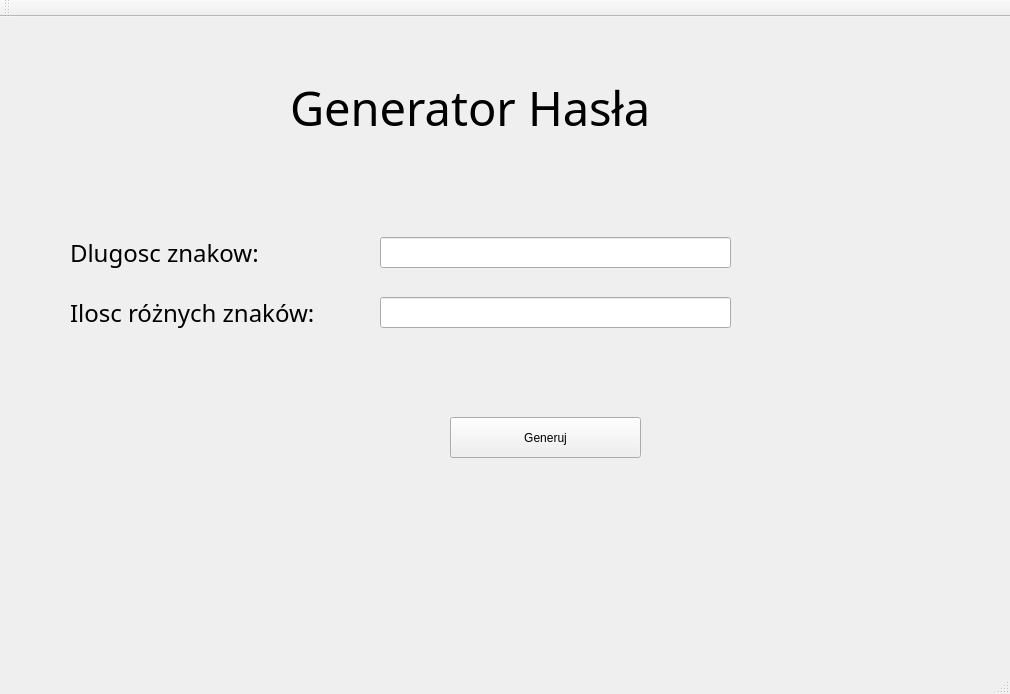
<?xml version="1.0" encoding="UTF-8"?>
<ui version="4.0">
 <class>GeneratePasswordClass</class>
 <widget class="QMainWindow" name="GeneratePasswordClass">
  <property name="geometry">
   <rect>
    <x>0</x>
    <y>0</y>
    <width>1010</width>
    <height>694</height>
   </rect>
  </property>
  <property name="windowTitle">
   <string>GeneratePassowrd</string>
  </property>
  <widget class="QWidget" name="centralWidget">
   <widget class="QLabel" name="label">
    <property name="geometry">
     <rect>
      <x>290</x>
      <y>30</y>
      <width>481</width>
      <height>121</height>
     </rect>
    </property>
    <property name="font">
     <font>
      <family>Arial Black</family>
      <pointsize>35</pointsize>
     </font>
    </property>
    <property name="text">
     <string>Generator Hasła</string>
    </property>
   </widget>
   <widget class="QLabel" name="label_2">
    <property name="geometry">
     <rect>
      <x>70</x>
      <y>210</y>
      <width>531</width>
      <height>51</height>
     </rect>
    </property>
    <property name="font">
     <font>
      <family>Arial Black</family>
      <pointsize>18</pointsize>
     </font>
    </property>
    <property name="text">
     <string>Dlugosc znakow:</string>
    </property>
   </widget>
   <widget class="QLabel" name="label_4">
    <property name="geometry">
     <rect>
      <x>70</x>
      <y>270</y>
      <width>311</width>
      <height>51</height>
     </rect>
    </property>
    <property name="font">
     <font>
      <family>Arial Black</family>
      <pointsize>18</pointsize>
     </font>
    </property>
    <property name="text">
     <string>Ilosc różnych znaków:</string>
    </property>
   </widget>
   <widget class="QLineEdit" name="lineEdit_length">
    <property name="geometry">
     <rect>
      <x>380</x>
      <y>220</y>
      <width>351</width>
      <height>31</height>
     </rect>
    </property>
   </widget>
   <widget class="QLineEdit" name="lineEdit_distinct">
    <property name="geometry">
     <rect>
      <x>380</x>
      <y>280</y>
      <width>351</width>
      <height>31</height>
     </rect>
    </property>
   </widget>
   <widget class="QPushButton" name="gen_button">
    <property name="geometry">
     <rect>
      <x>450</x>
      <y>400</y>
      <width>191</width>
      <height>41</height>
     </rect>
    </property>
    <property name="text">
     <string>Generuj</string>
    </property>
   </widget>
  </widget>
  <widget class="QMenuBar" name="menuBar">
   <property name="geometry">
    <rect>
     <x>0</x>
     <y>0</y>
     <width>1010</width>
     <height>21</height>
    </rect>
   </property>
  </widget>
  <widget class="QToolBar" name="mainToolBar">
   <attribute name="toolBarArea">
    <enum>TopToolBarArea</enum>
   </attribute>
   <attribute name="toolBarBreak">
    <bool>false</bool>
   </attribute>
  </widget>
  <widget class="QStatusBar" name="statusBar"/>
 </widget>
 <layoutdefault spacing="6" margin="11"/>
 <resources/>
 <connections>
  <connection>
   <sender>gen_button</sender>
   <signal>clicked()</signal>
   <receiver>GeneratePasswordClass</receiver>
   <slot>generate_passwor()</slot>
   <hints>
    <hint type="sourcelabel">
     <x>545</x>
     <y>458</y>
    </hint>
    <hint type="destinationlabel">
     <x>504</x>
     <y>346</y>
    </hint>
   </hints>
  </connection>
 </connections>
 <slots>
  <slot>generate_passwor()</slot>
 </slots>
</ui>
